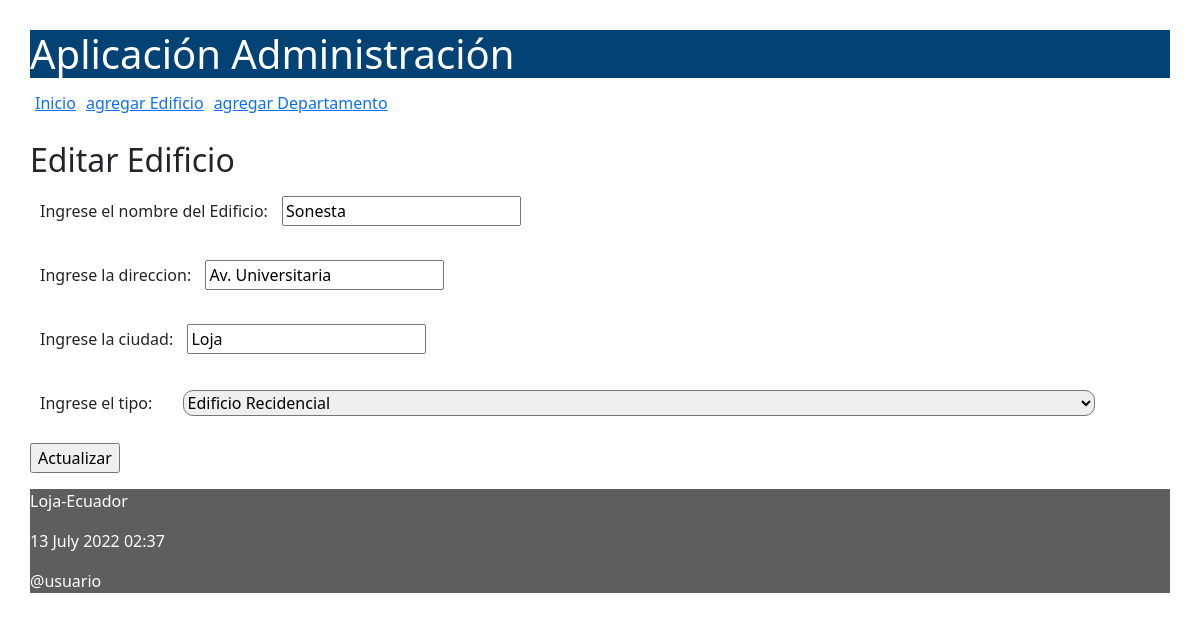
The app's page /editar/edificio/1 with its own data.
### administrativo/models.py (models this page shows, shortened)
class Edificio(models.Model):
    class Meta:
        verbose_name_plural = "Edificios"
    opciones_tipo = (
        ('recidencial', 'Edificio Recidencial'),
        ('comercial', 'Edificio Comercial'),
    )
    nombre = models.CharField(max_length=50)
    direccion = models.CharField(max_length=150)
    ciudad = models.CharField(max_length=30)
    tipo = models.CharField(max_length=50, choices=opciones_tipo)

### administrativo/views.py (the view)
# urls.py: path('editar/edificio/<int:id>', views.editarEdificio, name='editarEdificio'),
def editarEdificio(request, id):
    edificio = Edificio.objects.get(pk=id)
    if request.method == 'POST':
        formulario = EdificioForm(request.POST, instance=edificio)
        print(formulario.errors)
        if formulario.is_valid():
            formulario.save()
            return redirect(index)
    else:
        formulario = EdificioForm(instance=edificio)
    diccionario = {'formulario': formulario}
    return render(request, 'editarEdificio.html', diccionario)

### administrativo/forms.py (shortened to what this page needs)
class EdificioForm(ModelForm):
    class Meta:
        model = Edificio
        fields = ['nombre', 'direccion', 'ciudad', 'tipo']
        labels = {
            'nombre': _('Ingrese el nombre del Edificio'),
            'direccion': _('Ingrese la direccion'),
            'ciudad': _('Ingrese la ciudad'),
            'tipo': _('Ingrese el tipo'),
        }

### administrativo/templates/editarEdificio.html (shortened to what this page needs)
{% extends "master.html" %}
{% block content %}
<h2>Editar Edificio</h3>
<form action="" method="post">
  {{formulario.as_p}}
  <p><input type='submit' value='Actualizar'/></p>
</form>
{% endblock %}

### administrativo/static/css/estilos.css (style rules this page uses)
body { background: #FEFEFD; padding: 30px; }
label { padding: 12px 10px; }
.contenedor input, select { width: 80% !important; margin-left: 1em !important; }
.fieldWrapper input , select { border-radius: 10px !important; }

### records on screen
Edificio: nombre "Sonesta", direccion "Av. Universitaria", ciudad "Loja", tipo "Edificio Recidencial"
